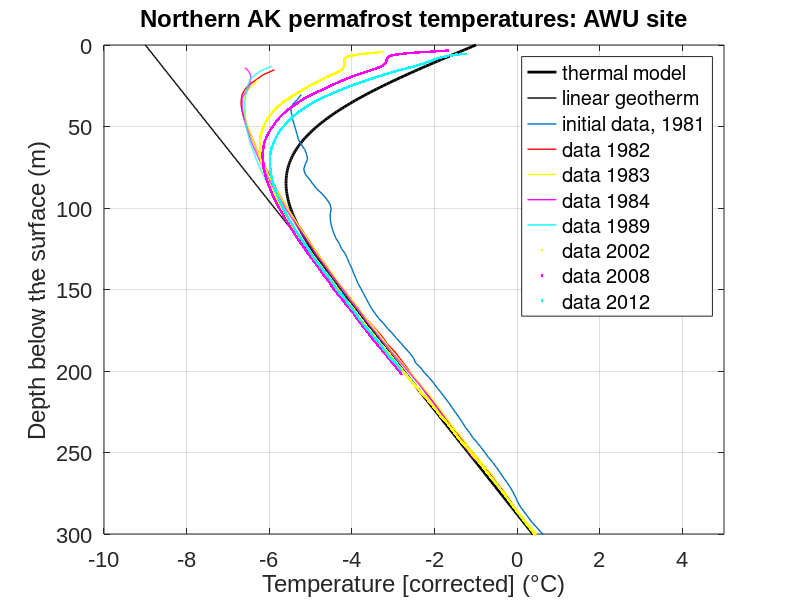
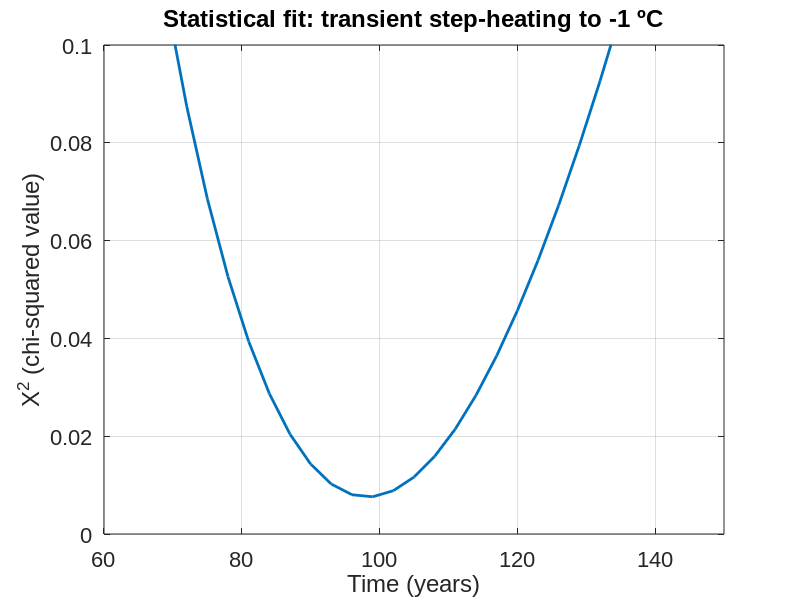

These charts were generated, in order, by the following MATLAB code:
%% Borehole Thermal Profiles in Cape Thompson, Alaska
% Incorporates the data from alaska, best in matlab versions from 2015+
% Finite Difference Model FTCS Diffusion
% Cole C. Pazar, GEOL5700, January 2016

%% modeling the rest of the data
clear all

figure (1) % thermal model with data
clf
figure(2) % chi-squared
clf

% requires 8 data files:
% download the below data in a zip file, must be in the same folder as this
                                                       % matlab code script
load AWU_81AUG22.txt
load AWU_82SEP06.txt
load AWU_83AUG30.txt
load AWU_84JUL29.txt
load AWU_89JUL31.txt
load AWU_02AUG14b.txt
load AWU_08JUL24.txt
load AWU_12AUG07.txt

z81 = AWU_81AUG22(:,1); % grabs the data from column 1
T81 = AWU_81AUG22(:,2); % grabs the data from column 2

z82 = AWU_82SEP06(:,1); 
T82 = AWU_82SEP06(:,2); 

z83 = AWU_83AUG30(:,1); 
T83 = AWU_83AUG30(:,2);

z84 = AWU_84JUL29(:,1); 
T84 = AWU_84JUL29(:,2); 

z89 = AWU_89JUL31(:,1); 
T89 = AWU_89JUL31(:,2); 

z02 = AWU_02AUG14b(:,1);
T02 = AWU_02AUG14b(:,2);

z08 = AWU_08JUL24(:,1);
T08 = AWU_08JUL24(:,2);

z12 = AWU_12AUG07(:,1); 
T12 = AWU_12AUG07(:,2); 

numdata12 = length(T12); % number of data points in column 2 for 2012

% dTdz_base = mean(diff(Tdata(end-10:end))./diff(zdata(end-10:end))); 
% ^ calculates the geothermal gradient at the base of the data

% material properties

Qm = 0.05;
k = 1.6; % W/(m*K) thermal conductivity
rho = 2700; % density of the rock
c = 2184; % heat capacity
kappa = k/(rho*c);

dTdz_base = Qm/k; % ºC/km

% depth array
dz = 1;
zmax = 400;
z = 0:dz:zmax;
N = length(z);

% time arrays and controls
ndays = 365*150;
dt = 24*3600; % in seconds; again take charge of the important time step
tmax = ndays*3600*24; % max time in Seconds
t=0:dt:tmax; % time array: note this has nothing to do with N which is a 
             % number of spatial array elements
imax = length(t); % note imax and N are completely independent

% plotting controls

nplots = 100;
tplot = tmax/nplots;
 
dTdz0 = dTdz_base; % sets bottom bc gradient

Ts_old = -9; % initial top boundary condition
Ts_new = -1; % final boundary top condition     % ?T = 8º C or 8K
T = Ts_old + (dTdz0*z); % this is the whole profile at t=0
T0=T; % saves initial profile for plotting
q = zeros(1,N); % fills an array the same size as T wiht zeros.
%in reality this is shifted downward by 1/2 node:fluxes in bottoms of boxes
j=0; % size of chi-squared values ?

%% run loop

for i=1:imax
    
    T(1) = Ts_new; % this way you can take charge of this wiht any
    % prescribed history of Ts over time... like a sinsoid, etc...

% calculate T gradient
% dTdz(1:N-1) = diff(T)/dz;
  dTdz = diff(T)/dz;

% calculate Heat Flux
q(1:end-1) = -k*dTdz;
q(end) = -k*dTdz0; % bottom boundary condition

% rate of change of T
dqdz = diff(q)/dz;

% update T
T(2:N) = T(2:N) - (1/(rho*c))*dqdz*dt;

% correction variables for the AWU data set:

Ti = 3.33; % temperature at 400 meters for all profiles, set to 2002 data

c81 = 6.698-Ti;
c82 = 5.554-Ti;
c83 = 4.090-Ti;
c84 = 3.902-Ti;
c89 = 3.477-Ti;
c02 = 3.330-Ti;
c08 = 3.330-Ti;
c12 = 3.330-Ti;

% plotting

if (rem(t(i),tplot)==0)
    j = j+1;
    timeplot(j) = t(i);
    
    figure(1)
 plot(T,z,'k','linewidth',2)
    hold on
 plot(T0,z,'k-','linewidth',1)
 
 plot(T81-c81,z81,'linewidth',1)
 plot(T82-c82,z82,'r','linewidth',1)
 plot(T83-c83,z83,'y','linewidth',1)
 plot(T84-c84,z84,'m','linewidth',1)
 plot(T89-c89,z89,'c','linewidth',1)
 plot(T02-c02,z02,'y.','linewidth',1)
 plot(T08-c08,z08,'m.','linewidth',1)
 plot(T12-c12,z12,'c.','linewidth',1)

 legend('thermal model','linear geotherm','initial data, 1981'...
     ,'data 1982','data 1983','data 1984','data 1989','data 2002'...
     ,'data 2008','data 2012','Location','northeast') % creates a legend
        grid on
        set(gca,'YDIR','reverse')
 title('Northern AK permafrost temperatures: AWU site','fontname',...
     'arial', 'fontsize', 16)
    axis([-10 5 0 300])
        xlabel('Temperature [corrected] (°C)','fontname','arial','fontsize',16)
        ylabel('Depth below the surface (m)','fontname','arial','fontsize',16)
        set(gca,'fontsize',16,'fontname','arial')
    drawnow
 hold off
  
 Tmodel = interp1(z,T,z12);  % picks the points in the model at a specific 
                             % depth, allowing for same size arrays
                              
 chisq(j) = (1/numdata12)*sum((T12-Tmodel).^2);  % statistical check
                                                 % missing the 1/sigma **
  
 % minimum value near ~98 years since an instantaneous thermal
 % step change heating problem

end

end

%% finalize plots

figure(2)
plot(timeplot/(3600*24*365),chisq,'linewidth',2)
title('Statistical fit: transient step-heating to -1 ºC','fontname',...
    'arial', 'fontsize', 16)
    axis([60 150 0 0.1])
    grid on
        xlabel('Time (years)','fontname','arial','fontsize',16)
        ylabel('X^2 (chi-squared value)','fontname','arial','fontsize',16)
        set(gca,'fontsize',16,'fontname','arial')

%% end of code
